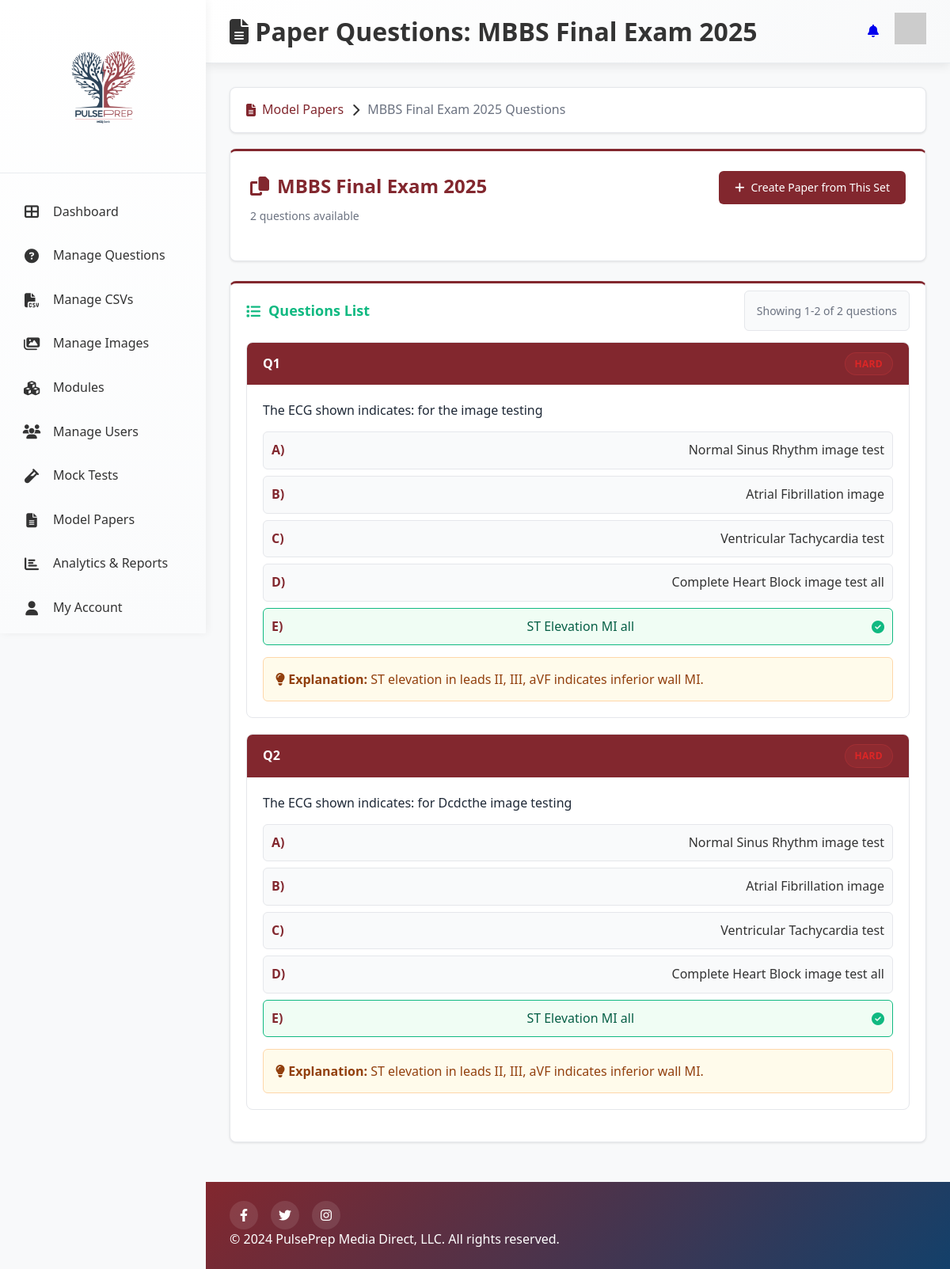
Before: /modelpaper/questions/MBBS Final Exam 2025/ (signed in) with the older database file.
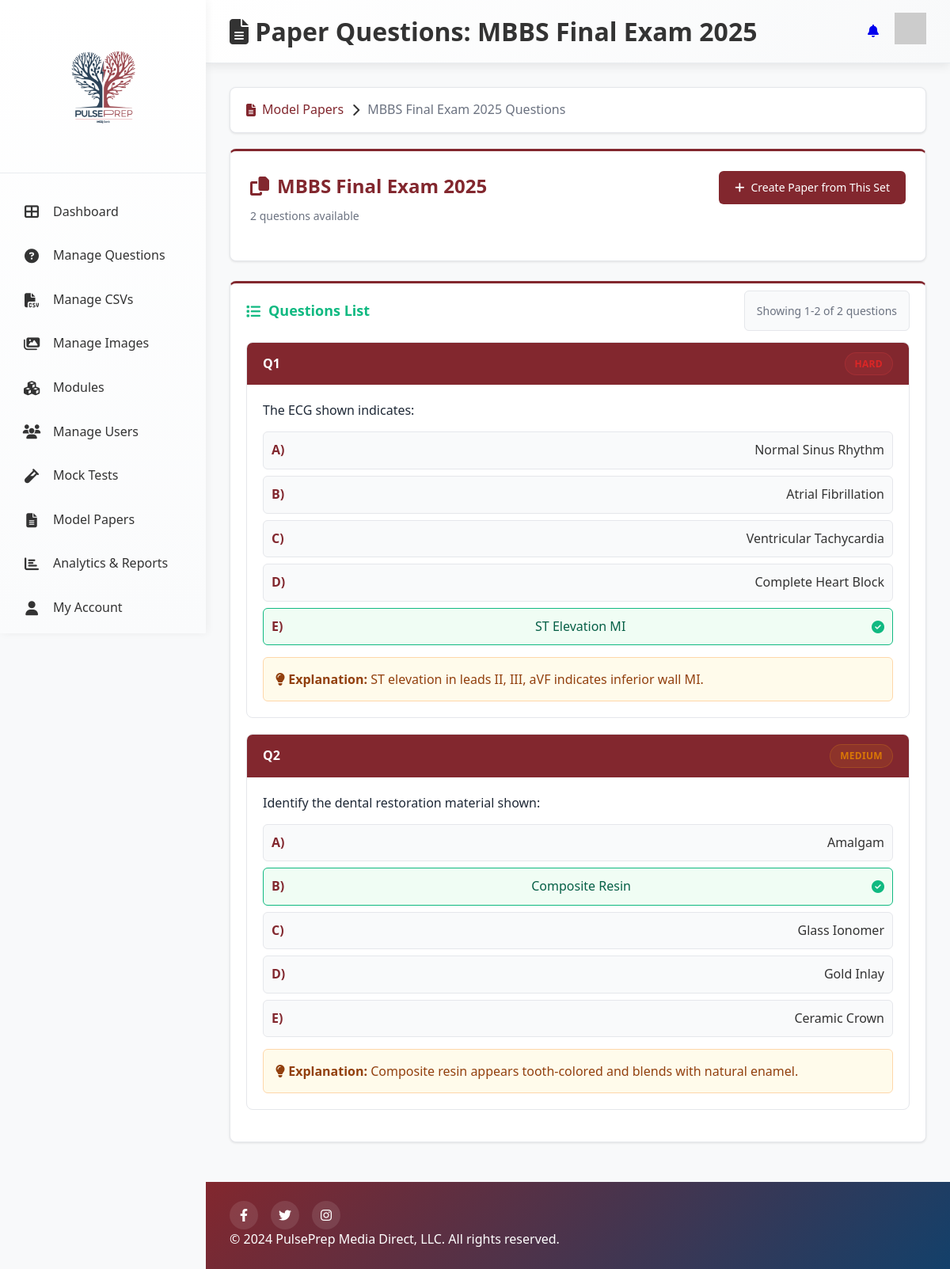
After: the same page with the newer database file.
### modelpaper/models.py (models this page shows, shortened)
class PaperQuestion(models.Model):
    CORRECT_ANSWER_CHOICES = [
        ('A', 'A'),
        ('B', 'B'),
        ('C', 'C'),
        ('D', 'D'),
        ('E', 'E'),
    ]
    DIFFICULTY_CHOICES = [
        ('Easy', 'Easy'),
        ('Medium', 'Medium'),
        ('Hard', 'Hard'),
    ]
    DEGREE_CHOICES = [
        ('MBBS', 'MBBS'),
        ('BDS', 'BDS'),
    ]
    YEAR_CHOICES = [
        ('1st', '1st'),
        ('2nd', '2nd'),
        ('3rd', '3rd'),
        ('4th', '4th'),
        ('5th', '5th'),
    ]
    question_text = models.TextField()
    option_a = models.TextField()
    option_b = models.TextField()
    option_c = models.TextField()
    option_d = models.TextField()
    option_e = models.TextField(blank=True, null=True)
    correct_answer = models.CharField(max_length=1, choices=CORRECT_ANSWER_CHOICES)
    paper_name = models.CharField(max_length=200)  # e.g., "MBBS Final 2024"
    degree = models.CharField(max_length=4, choices=DEGREE_CHOICES, blank=True)
    year = models.CharField(max_length=3, choices=YEAR_CHOICES, blank=True)
    module = models.CharField(max_length=100, blank=True)
    subject = models.CharField(max_length=100, blank=True)
    topic = models.CharField(max_length=100, blank=True)
    difficulty = models.CharField(max_length=6, choices=DIFFICULTY_CHOICES, default='Medium')
    explanation = models.TextField(blank=True, null=True)
    marks = models.IntegerField(default=1)
    paper_image = models.CharField(max_length=255, blank=True, null=True,
                                  help_text="Image to display with the question (filename only)")
    image = models.CharField(max_length=255, blank=True, null=True,
                           help_text="Image to display with explanation (filename only)")
    created_at = models.DateTimeField(auto_now_add=True)
    created_by = models.ForeignKey(settings.AUTH_USER_MODEL, on_delete=models.SET_NULL, null=True, blank=True)
    class Meta:
        ordering = ['paper_name', 'id']

### modelpaper/views.py (the view, shortened to what this page needs)
# urls.py: path('questions/<path:paper_name>/', views.view_paper_questions, name='view_paper_questions'),
@content_access_required
def view_paper_questions(request, paper_name):
    decoded_paper_name = unquote(paper_name)
    print(f"Original paper_name: '{paper_name}'")  # Debug line
    print(f"Decoded paper_name: '{decoded_paper_name}'")  # Debug line
    questions = PaperQuestion.objects.filter(paper_name=decoded_paper_name)
    questions = apply_user_access_filter(questions, request.user)
    print(f"Found {questions.count()} accessible questions")  # Debug line
    paginator = Paginator(questions, 10)
    page_number = request.GET.get('page')
    page_obj = paginator.get_page(page_number)
    context = {
        'page_obj': page_obj,
        'paper_name': decoded_paper_name,  # Use decoded name for display
        'total_questions': questions.count(),
        'user_access': get_user_access_info(request.user),
    }
    return render(request, 'modelpaper/view_paper_questions.html', context)

### notifications/context_processors.py (called while the page is built)
def notification_context(request):
    if request.user.is_authenticated:
        try:
            unread_count = NotificationMessage.objects.filter(
                Q(recipient=request.user) | Q(recipient__isnull=True),
                is_read=False
            ).count()
            return {
                'unread_count': unread_count,
            }
        except Exception:
            return {'unread_count': 0}
    return {'unread_count': 0}

### user_management/context_processors.py (called while the page is built, shortened)
def admin_navigation_stats(request):
    User = get_user_model()
    if not request.user.is_authenticated:
        return {}
    return {}

def user_access_context(request):
    user = request.user
    if user.is_admin or user.is_superuser:
        access_info = {
            'level': 'admin',
            'display': 'Administrator',
            'can_access': True,
            'filter_params': None
        }
    return {
        'user_access_level': access_info['level'],
        'user_access_display': access_info['display'],
        'can_access_content': access_info['can_access'],
        'user_filter_params': access_info.get('filter_params'),
        'is_admin': user.is_admin or user.is_superuser,
        'is_student': not (user.is_admin or user.is_superuser),
    }

### user_management/utils.py (called while the page is built, shortened)
def get_user_access_info(user):
    if user.is_admin or user.is_superuser:
        return {
            'level': 'admin',
            'display': 'Administrator - Full Access to All Content',
            'can_access': True,
            'degree': None,
            'year': None,
            'filter_params': {},
            'can_create_tests': True,
            'can_manage_users': True,
            'can_view_analytics': True,
        }

### templates/modelpaper/view_paper_questions.html (shortened to what this page needs)
{% load static %}
<!DOCTYPE html>
<html lang="en">
  <head>
    <link rel="stylesheet" href="{% static 'css/DAstyles.css' %}" />
    <link rel="stylesheet" href="{% static 'css/MQstyles.css' %}" />
    <link
      rel="stylesheet"
      href="https://cdnjs.cloudflare.com/ajax/libs/font-awesome/6.4.0/css/all.min.css"
    />
  </head>
  <body>
    <div class="container">
<aside class="sidebar">
  <div class="logo-container">
    <img src="{% static 'images/Logo.png' %}" alt="PulsePrep Logo" class="logo" />
  </div>
  <nav class="nav-menu">
    <a href="{% url 'dashboard' %}" class="nav-item {% if request.resolver_match.url_name == 'dashboard' %}active{% endif %}">
      <i class="fas fa-th-large"></i>
      <span>Dashboard</span>
    </a>
    <a href="{% url 'questionbank' %}" class="nav-item {% if request.resolver_match.url_name == 'questionbank' %}active{% endif %}">
      <i class="fas fa-question-circle"></i>
      <span>Manage Questions</span>
    </a>
    <a href="{% url 'manage_csv' %}" class="nav-item {% if request.resolver_match.url_name == 'manage_csv' %}active{% endif %}">
      <i class="fas fa-file-csv"></i>
      <span>Manage CSVs</span>
    </a>
    <a href="{% url 'manage_images' %}" class="nav-item {% if request.resolver_match.url_name == 'manage_images' %}active{% endif %}">
      <i class="fas fa-images"></i>
      <span>Manage Images</span>
    </a>
    <a href="{% url 'managemodule' %}" class="nav-item {% if request.resolver_match.url_name == 'managemodule' %}active{% endif %}">
      <i class="fas fa-cubes"></i>
      <span>Modules</span>
    </a>
    <a href="/admin/user_management/customuser/" class="nav-item">
      <i class="fas fa-users"></i>
      <span>Manage Users</span>
    </a>
    <a href="{% url 'mocktest_list' %}" class="nav-item {% if request.resolver_match.url_name == 'mocktest_list' %}active{% endif %}">
      <i class="fas fa-vial"></i>
      <span>Mock Tests</span>
    </a>
    <a href="{% url 'modelpaper_list' %}" class="nav-item {% if request.resolver_match.url_name == 'modelpaper_list' %}active{% endif %}">
      <i class="fas fa-file-alt"></i>
      <span>Model Papers</span>
    </a>
    <a href="{% url 'analytics_report' %}" class="nav-item {% if request.resolver_match.url_name == 'analytics_report' %}active{% endif %}">
      <i class="fas fa-chart-bar"></i>
      <span>Analytics & Reports</span>
    </a>
    <a href="{% url 'myaccount' %}" class="nav-item {% if request.resolver_match.url_name == 'myaccount' %}active{% endif %}">
      <i class="fas fa-user"></i>
      <span>My Account</span>
    </a>
    <a href="{% url 'notification_center' %}" class="nav-item {% if request.resolver_match.url_name == 'notification_center' %}active{% endif %}">
    </a>
  </nav>
</aside>
      <main class="main-content">
        <header class="header">
          <h1>
            <i class="fas fa-file-alt"></i>
            Paper Questions: {{ paper_name }}
          </h1>
          <div class="user-menu">
            <a href="{% url 'notification_center' %}"><i class="fas fa-bell"></i></a>
            <div class="avatar">
              <img src="https://i.pravatar.cc/40?img=12" alt="User Avatar" />
            </div>
          </div>
        </header>
        <div class="dashboard-content">
          <div class="breadcrumb-nav">
            <a href="{% url 'modelpaper_list' %}" class="breadcrumb-link">
              <i class="fas fa-file-alt"></i> Model Papers
            </a>
            <i class="fas fa-chevron-right"></i>
            <span class="breadcrumb-current">
              {{ paper_name }} Questions
            </span>
          </div>
          <div class="paper-info-section">
            <div class="paper-header">
              <div class="paper-title">
                <h2><i class="fas fa-copy"></i> {{ paper_name }}</h2>
                <p class="paper-description">{{ total_questions }} question{{ total_questions|pluralize }} available</p>
              </div>
              <div class="paper-actions">
                <a href="{% url 'create_paper' %}?paper_name={{ paper_name|urlencode }}" class="action-btn primary">
                  <i class="fas fa-plus"></i> Create Paper from This Set
                </a>
              </div>
            </div>
          </div>
          <div class="questions-section">
            <div class="section-header">
              <h3><i class="fas fa-list"></i> Questions List</h3>
              <div class="section-actions">
                <span class="results-info">
                  Showing {{ page_obj.start_index }}-{{ page_obj.end_index }} of {{ total_questions }} questions
                </span>
              </div>
            </div>
            <div class="questions-container">
              {% for question in page_obj %}
                <div class="question-card">
                  <div class="question-header">
                    <span class="question-number">Q{{ forloop.counter|add:page_obj.start_index|add:"-1" }}</span>
                    <span class="difficulty-badge {{ question.difficulty|lower }}">{{ question.difficulty }}</span>
                  </div>
                  <div class="question-content">
                    <div class="question-text">
                      {{ question.question_text }}
                    </div>
                    <div class="options-list">
                      <div class="option {% if question.correct_answer == 'A' %}correct{% endif %}">
                        <strong>A)</strong> {{ question.option_a }}
                      </div>
                      <div class="option {% if question.correct_answer == 'B' %}correct{% endif %}">
                        <strong>B)</strong> {{ question.option_b }}
                        {% if question.correct_answer == 'B' %}<i class="fas fa-check-circle"></i>{% endif %}
                      </div>
                      <div class="option {% if question.correct_answer == 'C' %}correct{% endif %}">
                        <strong>C)</strong> {{ question.option_c }}
                      </div>
                      <div class="option {% if question.correct_answer == 'D' %}correct{% endif %}">
                        <strong>D)</strong> {{ question.option_d }}
                      </div>
                      {% if question.option_e %}
                        <div class="option {% if question.correct_answer == 'E' %}correct{% endif %}">
                          <strong>E)</strong> {{ question.option_e }}
                          {% if question.correct_answer == 'E' %}<i class="fas fa-check-circle"></i>{% endif %}
                        </div>
                      {% endif %}
                    </div>
                    {% if question.explanation %}
                      <div class="explanation">
                        <strong><i class="fas fa-lightbulb"></i> Explanation:</strong>
                        {{ question.explanation }}
                      </div>
                    {% endif %}
                  </div>
                </div>
              {% endfor %}
            </div>
          </div>
        </div>
        <footer class="footer">
          <div class="social-links">
            <a href="#" title="Facebook"><i class="fab fa-facebook-f"></i></a>
            <a href="#" title="Twitter"><i class="fab fa-twitter"></i></a>
            <a href="#" title="Instagram"><i class="fab fa-instagram"></i></a>
          </div>
          <div class="copyright">
            &copy; {{ current_year|default:"2024" }} PulsePrep Media Direct, LLC. All rights reserved.
          </div>
        </footer>
      </main>
    </div>
  </body>
</html>

### templates/includes/favicon.html (shortened to what this page needs)
{% load static %}

### static/css/DAstyles.css (style rules this page uses)
:root { --primary-color: #82272e; --secondary-color: #13406a; --accent-color: #f1d7dc; --text-color: #333; --light-gray: #f8f9fa; --medium-gray: #e9ecef; --dark-gray: #343a40; --success-color: #28a745; --warning-color: #ffa800; --danger-color: #dc3545; --info-color: #17a2b8; --border-radius: 12px; --border-radius-sm: 8px; --box-shadow: 0 4px 12px rgba(0, 0, 0, 0.08); --box-shadow-lg: 0 8px 25px rgba(0, 0, 0, 0.15); --transition: all 0.3s cubic-bezier(0.4, 0, 0.2, 1); --sidebar-width: 260px; --header-height: 80px; }
* { margin: 0; padding: 0; box-sizing: border-box; }
body { font-family: "Segoe UI", system-ui, -apple-system, sans-serif; color: var(--text-color); background-color: var(--light-gray); line-height: 1.6; overflow-x: hidden; }
.container { display: flex; min-height: 100vh; position: relative; }
.sidebar { background: linear-gradient(180deg, #ffffff 0%, #fafbfc 100%); width: var(--sidebar-width); position: fixed; height: 100vh; left: 0; top: 0; z-index: 1000; box-shadow: 2px 0 10px rgba(0, 0, 0, 0.05); transition: var(--transition); overflow-y: auto; }
.logo-container { padding: 25px 20px; text-align: center; border-bottom: 1px solid var(--medium-gray); }
.logo { max-width: 160px; height: auto; }
.nav-menu { padding: 20px 0; }
.nav-item { display: flex; align-items: center; padding: 14px 25px; color: var(--text-color); text-decoration: none; transition: var(--transition); border-left: 3px solid transparent; margin: 2px 0; }
.nav-item i { margin-right: 15px; font-size: 18px; width: 24px; text-align: center; }
.main-content { flex: 1; margin-left: var(--sidebar-width); min-height: 100vh; display: flex; flex-direction: column; }
.header { background: linear-gradient(135deg, #ffffff 0%, #f8f9fa 100%); height: var(--header-height); display: flex; align-items: center; justify-content: space-between; padding: 0 30px; box-shadow: var(--box-shadow); position: sticky; top: 0; z-index: 100; border-bottom: 1px solid var(--medium-gray); }
.user-menu { display: flex; align-items: center; gap: 20px; }
.dashboard-content { padding: 30px; flex: 1; }
.section-header { display: flex; justify-content: space-between; align-items: center; margin-bottom: 25px; }
.footer { background: linear-gradient(135deg, var(--primary-color), var(--secondary-color)); color: white; padding: 24px 30px; margin-top: auto; }
.social-links { display: flex; gap: 16px; }
.social-links a { width: 36px; height: 36px; background-color: rgba(255, 255, 255, 0.1); border-radius: 50%; display: flex; align-items: center; justify-content: center; color: white; transition: var(--transition); text-decoration: none; }
.nav-item { animation: slideInLeft 0.4s ease-out; animation-fill-mode: both; }
.nav-item:nth-child(1) { animation-delay: 0.1s; }
.nav-item:nth-child(2) { animation-delay: 0.15s; }
.nav-item:nth-child(3) { animation-delay: 0.2s; }
.nav-item:nth-child(4) { animation-delay: 0.25s; }
.nav-item:nth-child(5) { animation-delay: 0.3s; }
.nav-item:nth-child(6) { animation-delay: 0.35s; }
.nav-item:nth-child(7) { animation-delay: 0.4s; }
.nav-item:nth-child(8) { animation-delay: 0.45s; }
.nav-item:nth-child(9) { animation-delay: 0.5s; }
.nav-item:nth-child(10) { animation-delay: 0.55s; }

Changed rows visible on the page:
removed PaperQuestion: difficulty "HARD", question_text "The ECG shown indicates: for the image testing", option_a "Normal Sinus Rhythm image test", option_b "Atrial Fibrillation image", option_c "Ventricular Tachycardia test", option_d "Complete Heart Block image test all", option_e "ST Elevation MI all", correct_answer "E" (drawn), explanation "ST elevation in leads II, III, aVF indicates inferior wall MI."
removed PaperQuestion: difficulty "HARD", question_text "The ECG shown indicates: for Dcdcthe image testing", option_a "Normal Sinus Rhythm image test", option_b "Atrial Fibrillation image", option_c "Ventricular Tachycardia test", option_d "Complete Heart Block image test all", option_e "ST Elevation MI all", correct_answer "E" (drawn), explanation "ST elevation in leads II, III, aVF indicates inferior wall MI."
added PaperQuestion: difficulty "HARD", question_text "The ECG shown indicates:", option_a "Normal Sinus Rhythm", option_b "Atrial Fibrillation", option_c "Ventricular Tachycardia", option_d "Complete Heart Block", option_e "ST Elevation MI", correct_answer "E" (drawn), explanation "ST elevation in leads II, III, aVF indicates inferior wall MI."
added PaperQuestion: difficulty "MEDIUM", question_text "Identify the dental restoration material shown:", option_a "Amalgam", option_b "Composite Resin", correct_answer "B" (drawn), option_c "Glass Ionomer", option_d "Gold Inlay", option_e "Ceramic Crown", explanation "Composite resin appears tooth-colored and blends with natural enamel."
